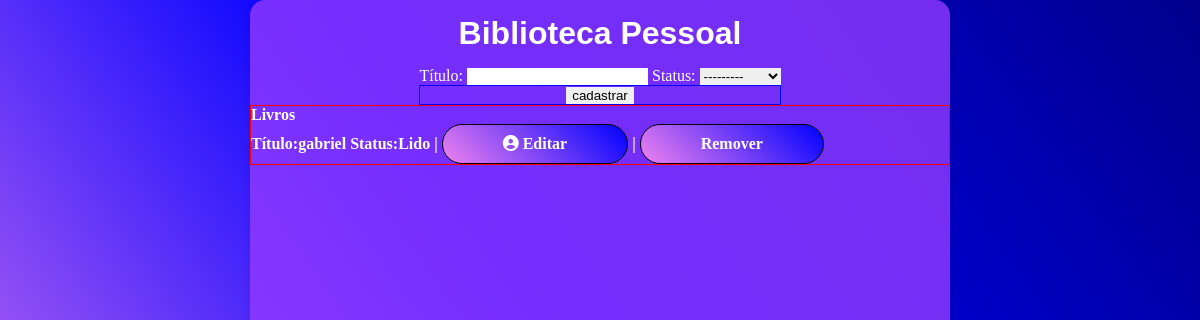
The app's page /telaPrincipal/, older data.
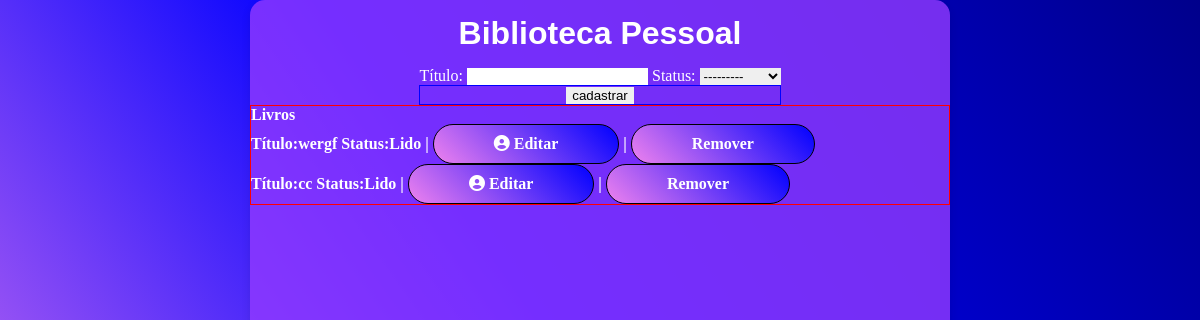
The same page, newer data.
### core/models.py (models this page shows)
class livro(models.Model):
  titulo = models.CharField('Título', max_length=50)
  status = models.CharField('Status', max_length=9, choices=STATUS_CHOICES)

### core/views.py (the view)
# urls.py: path('telaPrincipal/',telaPrincipal, name='telaPrincipal' ),
def telaPrincipal(request):
  livrinhos = livro.objects.all()
  formulario = LivroForm(request.POST or None)
  if formulario.is_valid():
    formulario.save()
    return redirect('telaPrincipal')
  contex = {
    'Livros' : livrinhos,
    'form_livro': formulario,
  }
  return render(request,'telaPrincipal.html', contex)

### core/forms.py
class LivroForm(ModelForm):
  class Meta:
    model = livro
    fields = ['titulo', 'status']

### templates/telaPrincipal.html (shortened to what this page needs)
<!DOCTYPE html>
{% load static %}
<html lang="pt-br">
<head>
  <link rel="stylesheet"  type="text/css" href="{% static 'estiloTP.css' %}">
  <link rel="stylesheet" href="https://cdnjs.cloudflare.com/ajax/libs/font-awesome/6.7.2/css/all.min.css" />
</head>
<body>
  <div class="container">
    <div class="ap">
      <h1>Biblioteca Pessoal</h1>
    </div>
    <div class="cadas">
      <form method="POST" class="formula">
        {{ form_livro.as_table }}
        <div class="butao">
          <p>
            <input type="submit" value="cadastrar"/>
          </p>
        </div>
      </form>
    </div>
    <div class="biblio">
       <p>
          Livros
       </p>
       {% for livro in Livros %}
        <p class="">
          Título:{{livro.titulo}}
          Status:{{livro.status}}
          | <a href="{% url 'telaEditar' livro.id %}"><i class="fa-solid fa-circle-user"></i> Editar</a>
          | <a href="{% url 'telaRemover' livro.id %}">Remover</a>
        </p>
       {% empty %}
        <p>
          Não existem Livros Cadastrados
        </p>
       {% endfor %}
    </div>
  </div>
</body>
</html>

### core/static/estiloTP.css (style rules this page uses)
* { margin: 0; border: 0; box-sizing: border-box; }
body { margin: 0; background: linear-gradient(55deg, violet, blue, darkblue); background-size: cover; background-repeat: no-repeat; display: flex; justify-content: center; height: 100vh; color: white; }
.container { background-color: rgba(147, 58, 255, 0.8); width: 700px; border-radius: 15px; box-shadow: 0 4px 10px rgba(0, 0, 0, 0.1); text-align: center; }
h1 { color: white; font-family: Arial, sans-serif; margin: 10px; padding: 5px; }
a { display: inline-block; background: linear-gradient(45deg, violet, blue); border-radius: 20px; border: 1px solid black; color: white; padding: 10px 60px; text-decoration: none; outline: none; transition: all 0.3s ease; }
.biblio { border:1px solid red; font-size: 16px; font-weight: bold; display: flex; flex-direction: column; align-items: start; }
.cadas { display:flex; flex-direction: column; justify-content: center; border: 1px red; align-items: center; }
.butao { display: flex; justify-content: center; border: 1px solid blue; }

Row changes from the older to the newer data that the page shows:
removed livro: titulo "gabriel", status "Lido"
added livro: titulo "wergf", status "Lido"
added livro: titulo "cc", status "Lido"
